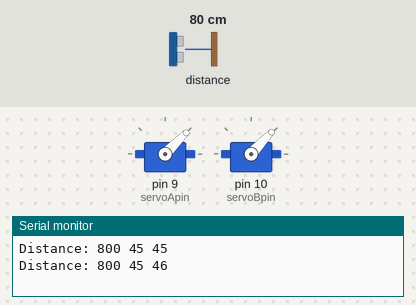
Recording of a sketch running on a simulated Arduino Uno, built with avr-gcc and run on an emulated ATmega328P. Parts: 2 × servo, the last lines printed to the serial monitor. Inputs (shaded band) come from the test bench; at power-on: distance to the obstacle 80 cm.

Above: at 0.35 s.
At 1.4 s:
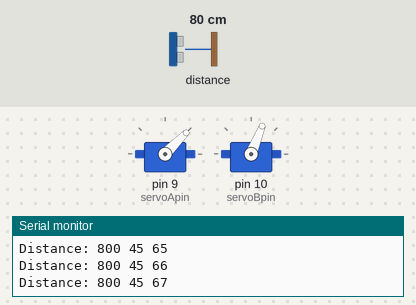
1.5 s: distance to the obstacle set to 2 cm
At 1.95 s:
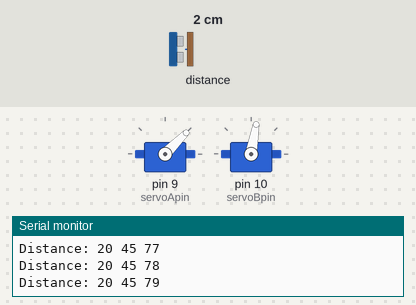
Timing chart, 0 to 42.8 s (numbered marks = the images above; inputs shaded):
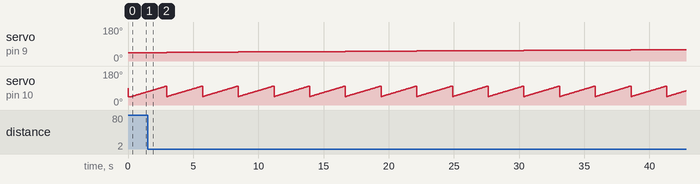

Measured:
- by itself, servo on pin 10 (servoBpin): ramps from 45° to 100° and jumps back, once every 2.7 s

The sketch:

send_three_dimensional_data.ino
```cpp
// Quinn Kelley and Anusha Datar
// 3D Scanner Arduino Code

/*
 * Transmits servo angle and distance sensor data
 * for each servo step over serial for further
 * analysis. This code is intentionally generic and lightweight
 * as all processing occurs onboard a laptop with python instead
 * of on the microcontroller.
 */

// Grab the libraries for the time-of-flight sensor and for the servos.
#include "Adafruit_VL53L0X.h"
#include "Servo.h"

// The sensor works over I2C, so no need to worry about pin mappings for that.
Adafruit_VL53L0X lox = Adafruit_VL53L0X();
// Servos need pin mappings, declarations, bounds, and position counters.
// Keeping naming conventions generic to emphasize post-processing.
Servo servoA;
Servo servoB;
int servoApin = 9;
int servoBpin = 10;
int servoApos = 0;
int servoBpos = 0;

int servoAmin = 45;
int servoAmax = 135;
int servoBmin = 45;
int servoBmax = 100;

void setup() {
  // Kick off Serial. Be sure to match baudrate on python script.
  Serial.begin(9600);
  while (! Serial) {
    delay(1);
  }
  // Make sure that the sensor boots before moving any motors.
  if (!lox.begin()) {
    // DEBUG
    // Serial.println(F("Failed to boot VL53L0X"));
    while(1);
  }
  // DEBUG
  // Serial.println(F("Booted sensor."));
  // Declare servos.
  servoA.attach(servoApin);
  servoB.attach(servoBpin);
  // Confirm that the servos go home.
  zero_servos();
}


void loop() {
  /*
   *  Print a consistent data structure of distance measurement and each servo position
   * over serial so it can be processed by the python script. The format should be
   * [DISTANCE_READ (mm), SERVOA_ANGLE, SERVOB_ANGLE]
   */
  VL53L0X_RangingMeasurementData_t measure;

  for (servoApos = servoAmin; servoApos <= servoAmax; servoApos += 1) {
    servoA.write(servoApos);
    delay(15);
    for (servoBpos = servoBmin; servoBpos <= servoBmax; servoBpos += 1) {
      servoB.write(servoBpos);
      delay(15);
      // Send data from the sensor if there is no phase failure. Otherwise, just
      // move on to the next angle because we can try to interpolate in post.
      lox.rangingTest(&measure, false); // pass in 'true' to get debug data printout!
      if (measure.RangeStatus != 4) {
        // Sends appropriate values over serial.
        Serial.print("Distance: ");
        Serial.print(measure.RangeMilliMeter);
        Serial.print(" ");
        Serial.print(servoApos);
        Serial.print(" ");
        Serial.print(servoBpos);
        Serial.print("\n");
      }
    }
  }
  // Continue for multiple scans if appropriate.
  delay(500);
  zero_servos();
  delay(100);
}

void zero_servos() {
  /*
   * Bring servos back to their original positions at the start of processing.
   */
  servoA.write(servoAmin);
  delay(15);
  servoB.write(servoBmin);
  delay(15);
  delay(200);
}
```
